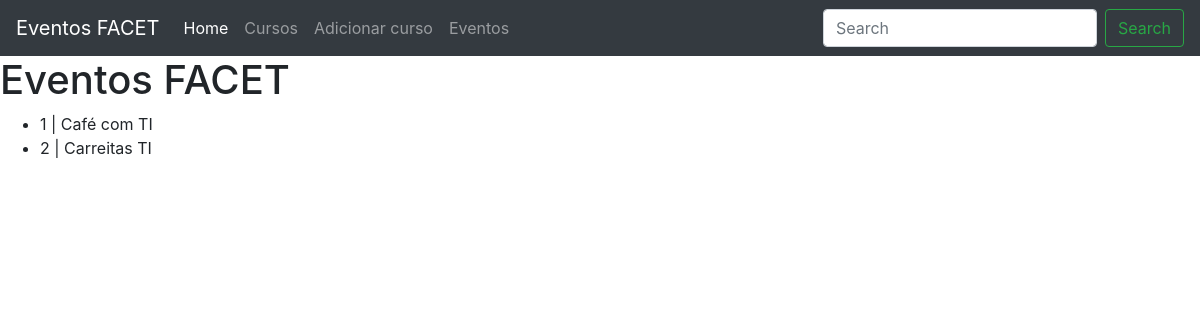
/eventos, run on the app's committed database.
### gestoreventos/models.py (models this page shows, shortened)
class Evento(models.Model):
    nome_evento = models.CharField(max_length=200)
    data_inicio = models.DateField(auto_now=False, auto_now_add=False)
    data_fim = models.DateField(auto_now=False, auto_now_add=False)
    curso_organizador = models.ForeignKey(Curso, on_delete=models.RESTRICT, default=1)
    palestrantes = models.ForeignKey(Palestrante, on_delete=models.RESTRICT, default=2)
    organizador = models.ForeignKey(Funcionario, on_delete=models.RESTRICT, default=3)
    descricao = models.CharField(max_length=300, default="teste")
    local = models.CharField(max_length=100, default="Auditorio")

### gestoreventos/views.py (the view)
# urls.py: path('eventos', views.eventos, name='eventos'),
def eventos(request):
    eventos = Evento.objects.order_by("id")
    contexto = {'eventos': eventos}
    return render(request, 'gestoreventos/eventos.html',contexto)

### gestoreventos/templates/gestoreventos/eventos.html
{% extends "gestoreventos/base.html" %}
{% block content %}
<h1>Eventos FACET</h1>
<ul>
    {% for evento in eventos %}
    <li>{{evento.id}} | {{evento.nome_evento}}</li>
    {% empty %}
    <li>Não há eventos cadastrados!</li>
    {% endfor %}
</ul>
{% endblock content %}

### data on the page
Evento: id "1", nome_evento "Café com TI"
Evento: id "2", nome_evento "Carreitas TI"
